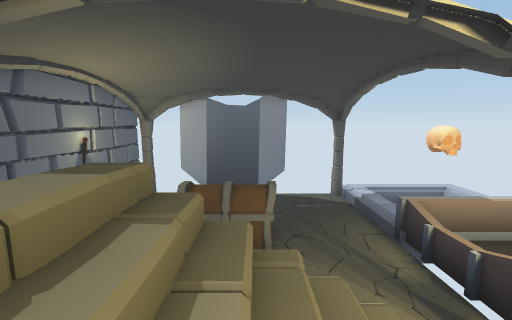
view 1 (above)

12 first-person views from a walk through a Unity game level. The camera is 1.3 m above the floor, tilts 8° down and sees 90° across. The floor is counted in squares, 1 m on a side. Each view is taken from the middle of a square. On the plan, view 1 faces up. The plan holds only what a view shows up to about 13 squares ahead; the rest is blank. Door leaves are left out, so doorways stand open.

view 2
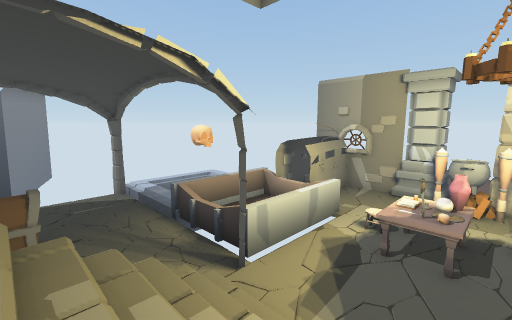

view 3
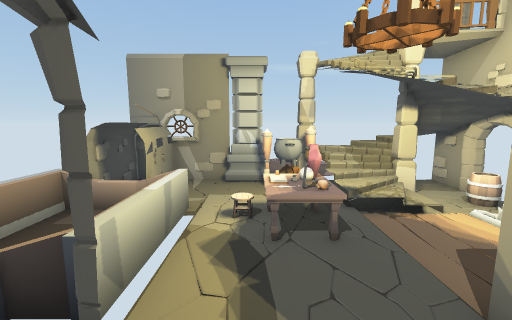

view 4
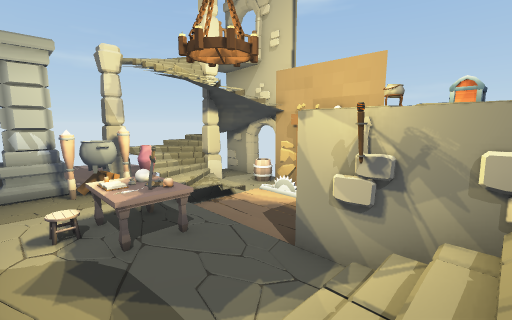

view 5
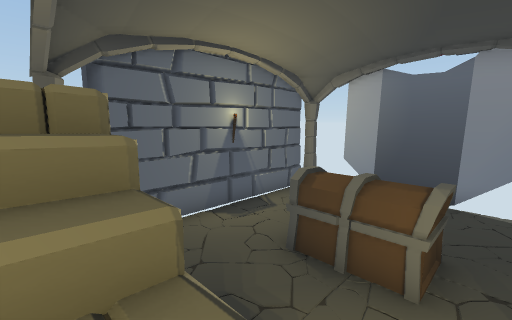

view 6
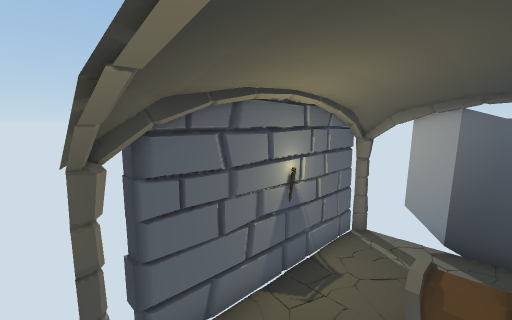

view 7
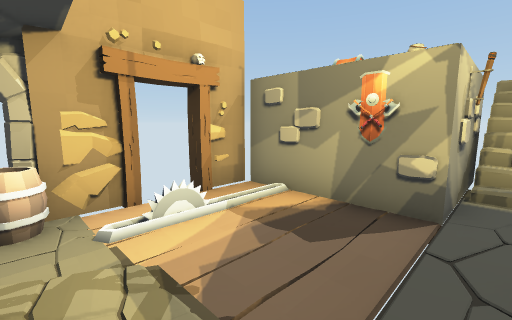

view 8
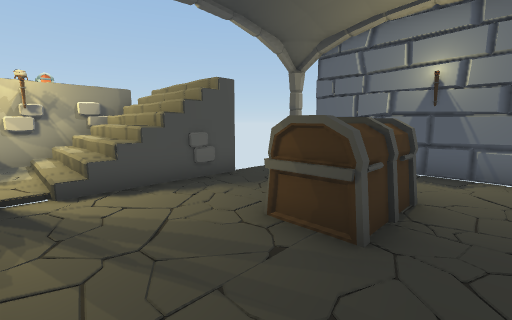

view 9
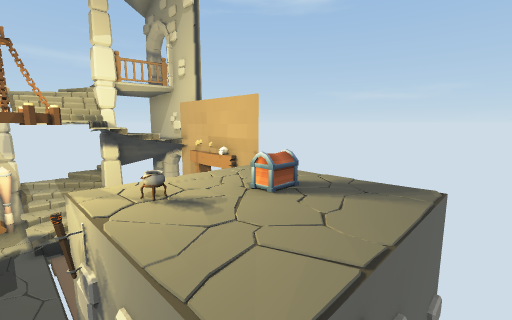

view 10
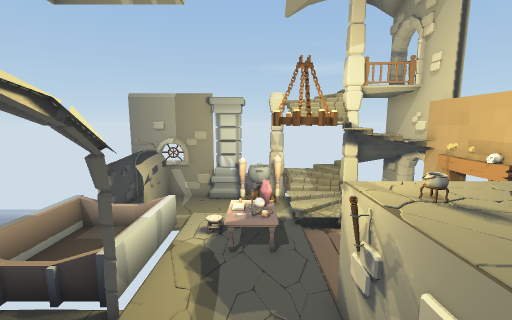

view 11
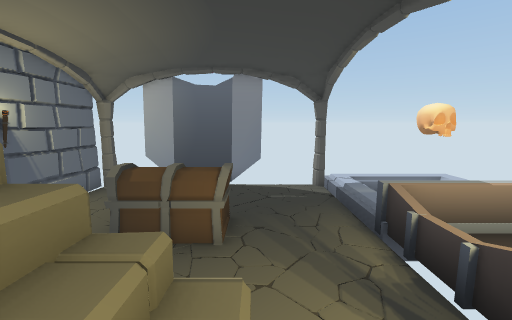

view 12
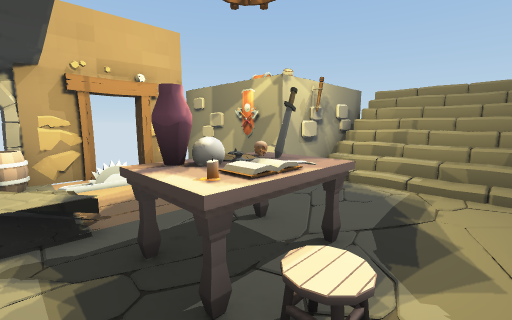

### Floor plan
Key: @ floor where view 1 was taken; # wall or solid block; x gap in a wall; . main floor; : floor 0.25 m higher than the main floor; - floor 0.25 m lower than the main floor; / step, stairs or slope; D open door; = window, fence, low wall or low ledge; ^ raised ledge; C chest; L column; B books; T table; S skull; P pot; A cauldron; W sword; I pillar; R barrel; E axe; H shield; O other object.
Columns run from 5 left of view 1 to 12 right of it. Each row starts with its distance up from view 1.
 11  # ###  #
 10 ##...##.#::::
  9 #........:-
  8 #........:
  7 #..CCC...=
  6 #..CCC...CCCCC#
  5 #........CCCCC#
  4 #........C CC#####
  3 x...#....CCCCC..##
  2 #  #////........LL
  1     ////...BB..#LL
  0     /@//..TSPO.AA
 -1     ///:...W..=#II
 -2      ^^A#E...O##
 -3      ^^ #H. .O#
 -4      ^^###  O.##
 -5      ##### O.R.#
 -6          #DD####

Positions as (right, up) in squares from view 1, and headings:
1: (0, 0), facing up
2: (0, -1), facing up-right
3: (1, 1), facing right
4: (1, 2), facing down-right
5: (1, 2), facing up-left
6: (-1, 2), facing up-left
7: (8, -1), facing down-left
8: (3, 8), facing down-left
9: (-1, -1), facing down-right
10: (-1, 0), facing right
11: (1, 1), facing up
12: (8, 2), facing down-left
